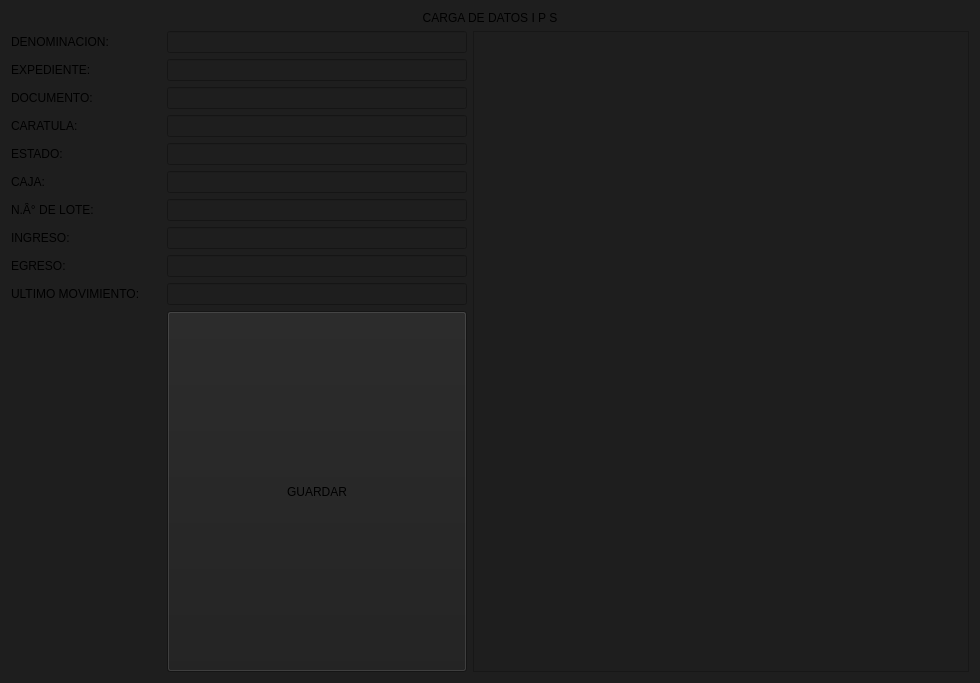
<?xml version="1.0" encoding="UTF-8"?>
<ui version="4.0">
 <class>Form_ips</class>
 <widget class="QWidget" name="Form_ips">
  <property name="geometry">
   <rect>
    <x>0</x>
    <y>0</y>
    <width>980</width>
    <height>683</height>
   </rect>
  </property>
  <property name="windowTitle">
   <string>Form</string>
  </property>
  <property name="styleSheet">
   <string notr="true">background-color: #1e1e1e;</string>
  </property>
  <layout class="QGridLayout" name="gridLayout">
   <item row="7" column="0">
    <widget class="QLabel" name="label_n_lote">
     <property name="sizePolicy">
      <sizepolicy hsizetype="Preferred" vsizetype="Fixed">
       <horstretch>0</horstretch>
       <verstretch>0</verstretch>
      </sizepolicy>
     </property>
     
     <property name="text">
      <string>N.Â° DE LOTE:</string>
     </property>
     <property name="alignment">
      <set>Qt::AlignmentFlag::AlignLeading|Qt::AlignmentFlag::AlignLeft|Qt::AlignmentFlag::AlignVCenter</set>
     </property>
    </widget>
   </item>
   <item row="3" column="0">
    <widget class="QLabel" name="label_documento">
     <property name="sizePolicy">
      <sizepolicy hsizetype="Preferred" vsizetype="Fixed">
       <horstretch>0</horstretch>
       <verstretch>0</verstretch>
      </sizepolicy>
     </property>
     
     <property name="text">
      <string>DOCUMENTO:</string>
     </property>
     <property name="alignment">
      <set>Qt::AlignmentFlag::AlignLeading|Qt::AlignmentFlag::AlignLeft|Qt::AlignmentFlag::AlignVCenter</set>
     </property>
    </widget>
   </item>
   <item row="6" column="1">
    <widget class="QLineEdit" name="line_caja">
     <property name="sizePolicy">
      <sizepolicy hsizetype="Preferred" vsizetype="Preferred">
       <horstretch>0</horstretch>
       <verstretch>0</verstretch>
      </sizepolicy>
     </property>
     <property name="minimumSize">
      <size>
       <width>300</width>
       <height>0</height>
      </size>
     </property>
     
     <property name="readOnly">
      <bool>false</bool>
     </property>
    </widget>
   </item>
   <item row="4" column="0">
    <widget class="QLabel" name="label_caratula">
     <property name="sizePolicy">
      <sizepolicy hsizetype="Preferred" vsizetype="Fixed">
       <horstretch>0</horstretch>
       <verstretch>0</verstretch>
      </sizepolicy>
     </property>
     
     <property name="text">
      <string>CARATULA:</string>
     </property>
     <property name="alignment">
      <set>Qt::AlignmentFlag::AlignLeading|Qt::AlignmentFlag::AlignLeft|Qt::AlignmentFlag::AlignVCenter</set>
     </property>
    </widget>
   </item>
   <item row="2" column="0">
    <widget class="QLabel" name="label_expediente">
     <property name="sizePolicy">
      <sizepolicy hsizetype="Preferred" vsizetype="Fixed">
       <horstretch>0</horstretch>
       <verstretch>0</verstretch>
      </sizepolicy>
     </property>
     
     <property name="text">
      <string>EXPEDIENTE:</string>
     </property>
     <property name="alignment">
      <set>Qt::AlignmentFlag::AlignLeading|Qt::AlignmentFlag::AlignLeft|Qt::AlignmentFlag::AlignVCenter</set>
     </property>
    </widget>
   </item>
   <item row="10" column="1">
    <widget class="QLineEdit" name="line_ult_mov">
     <property name="sizePolicy">
      <sizepolicy hsizetype="Preferred" vsizetype="Preferred">
       <horstretch>0</horstretch>
       <verstretch>0</verstretch>
      </sizepolicy>
     </property>
     <property name="minimumSize">
      <size>
       <width>300</width>
       <height>0</height>
      </size>
     </property>
     
     <property name="readOnly">
      <bool>false</bool>
     </property>
    </widget>
   </item>
   <item row="4" column="1">
    <widget class="QLineEdit" name="line_caratula">
     <property name="sizePolicy">
      <sizepolicy hsizetype="Preferred" vsizetype="Preferred">
       <horstretch>0</horstretch>
       <verstretch>0</verstretch>
      </sizepolicy>
     </property>
     <property name="minimumSize">
      <size>
       <width>300</width>
       <height>0</height>
      </size>
     </property>
     
     <property name="readOnly">
      <bool>false</bool>
     </property>
    </widget>
   </item>
   <item row="8" column="1">
    <widget class="QLineEdit" name="line_ingreso">
     <property name="sizePolicy">
      <sizepolicy hsizetype="Preferred" vsizetype="Preferred">
       <horstretch>0</horstretch>
       <verstretch>0</verstretch>
      </sizepolicy>
     </property>
     <property name="minimumSize">
      <size>
       <width>300</width>
       <height>0</height>
      </size>
     </property>
     
     <property name="readOnly">
      <bool>false</bool>
     </property>
    </widget>
   </item>
   <item row="7" column="1">
    <widget class="QLineEdit" name="line_n_lote">
     <property name="sizePolicy">
      <sizepolicy hsizetype="Preferred" vsizetype="Preferred">
       <horstretch>0</horstretch>
       <verstretch>0</verstretch>
      </sizepolicy>
     </property>
     
     <property name="readOnly">
      <bool>false</bool>
     </property>
    </widget>
   </item>
   <item row="1" column="0">
    <widget class="QLabel" name="label_denominacion">
     <property name="sizePolicy">
      <sizepolicy hsizetype="Preferred" vsizetype="Fixed">
       <horstretch>0</horstretch>
       <verstretch>0</verstretch>
      </sizepolicy>
     </property>
     <property name="minimumSize">
      <size>
       <width>150</width>
       <height>0</height>
      </size>
     </property>
     <property name="maximumSize">
      <size>
       <width>0</width>
       <height>16777215</height>
      </size>
     </property>
     
     <property name="text">
      <string>DENOMINACION:</string>
     </property>
     <property name="alignment">
      <set>Qt::AlignmentFlag::AlignLeading|Qt::AlignmentFlag::AlignLeft|Qt::AlignmentFlag::AlignVCenter</set>
     </property>
    </widget>
   </item>
   <item row="1" column="1">
    <widget class="QLineEdit" name="line_denominacion">
     <property name="sizePolicy">
      <sizepolicy hsizetype="Preferred" vsizetype="Preferred">
       <horstretch>0</horstretch>
       <verstretch>0</verstretch>
      </sizepolicy>
     </property>
     <property name="minimumSize">
      <size>
       <width>300</width>
       <height>0</height>
      </size>
     </property>
     
     <property name="readOnly">
      <bool>false</bool>
     </property>
    </widget>
   </item>
   <item row="10" column="0">
    <widget class="QLabel" name="label_ult_mov">
     <property name="sizePolicy">
      <sizepolicy hsizetype="Preferred" vsizetype="Fixed">
       <horstretch>0</horstretch>
       <verstretch>0</verstretch>
      </sizepolicy>
     </property>
     
     <property name="text">
      <string>ULTIMO MOVIMIENTO:</string>
     </property>
     <property name="alignment">
      <set>Qt::AlignmentFlag::AlignLeading|Qt::AlignmentFlag::AlignLeft|Qt::AlignmentFlag::AlignVCenter</set>
     </property>
    </widget>
   </item>
   <item row="5" column="1">
    <widget class="QLineEdit" name="line_estado">
     <property name="sizePolicy">
      <sizepolicy hsizetype="Preferred" vsizetype="Preferred">
       <horstretch>0</horstretch>
       <verstretch>0</verstretch>
      </sizepolicy>
     </property>
     <property name="minimumSize">
      <size>
       <width>300</width>
       <height>0</height>
      </size>
     </property>
     
     <property name="readOnly">
      <bool>false</bool>
     </property>
    </widget>
   </item>
   <item row="3" column="1">
    <widget class="QLineEdit" name="line_documento">
     <property name="sizePolicy">
      <sizepolicy hsizetype="Preferred" vsizetype="Preferred">
       <horstretch>0</horstretch>
       <verstretch>0</verstretch>
      </sizepolicy>
     </property>
     
     <property name="readOnly">
      <bool>false</bool>
     </property>
    </widget>
   </item>
   <item row="0" column="0" colspan="3">
    <widget class="QLabel" name="label">
     <property name="sizePolicy">
      <sizepolicy hsizetype="Preferred" vsizetype="Maximum">
       <horstretch>0</horstretch>
       <verstretch>0</verstretch>
      </sizepolicy>
     </property>
     <property name="text">
      <string>CARGA DE DATOS I P S</string>
     </property>
     <property name="alignment">
      <set>Qt::AlignmentFlag::AlignCenter</set>
     </property>
    </widget>
   </item>
   <item row="5" column="0">
    <widget class="QLabel" name="label_estado">
     <property name="sizePolicy">
      <sizepolicy hsizetype="Preferred" vsizetype="Fixed">
       <horstretch>0</horstretch>
       <verstretch>0</verstretch>
      </sizepolicy>
     </property>
     
     <property name="text">
      <string>ESTADO:</string>
     </property>
     <property name="alignment">
      <set>Qt::AlignmentFlag::AlignLeading|Qt::AlignmentFlag::AlignLeft|Qt::AlignmentFlag::AlignVCenter</set>
     </property>
    </widget>
   </item>
   <item row="8" column="0">
    <widget class="QLabel" name="label_ingreso">
     <property name="sizePolicy">
      <sizepolicy hsizetype="Preferred" vsizetype="Fixed">
       <horstretch>0</horstretch>
       <verstretch>0</verstretch>
      </sizepolicy>
     </property>
     
     <property name="text">
      <string>INGRESO:</string>
     </property>
     <property name="alignment">
      <set>Qt::AlignmentFlag::AlignLeading|Qt::AlignmentFlag::AlignLeft|Qt::AlignmentFlag::AlignVCenter</set>
     </property>
    </widget>
   </item>
   <item row="6" column="0">
    <widget class="QLabel" name="label_caja">
     <property name="sizePolicy">
      <sizepolicy hsizetype="Preferred" vsizetype="Fixed">
       <horstretch>0</horstretch>
       <verstretch>0</verstretch>
      </sizepolicy>
     </property>
     
     <property name="text">
      <string>CAJA:</string>
     </property>
     <property name="alignment">
      <set>Qt::AlignmentFlag::AlignLeading|Qt::AlignmentFlag::AlignLeft|Qt::AlignmentFlag::AlignVCenter</set>
     </property>
    </widget>
   </item>
   <item row="2" column="1">
    <widget class="QLineEdit" name="line_expediente">
     <property name="sizePolicy">
      <sizepolicy hsizetype="Preferred" vsizetype="Preferred">
       <horstretch>0</horstretch>
       <verstretch>0</verstretch>
      </sizepolicy>
     </property>
     <property name="minimumSize">
      <size>
       <width>300</width>
       <height>0</height>
      </size>
     </property>
     <property name="focusPolicy">
      <enum>Qt::FocusPolicy::StrongFocus</enum>
     </property>
     
     <property name="readOnly">
      <bool>false</bool>
     </property>
    </widget>
   </item>
   <item row="9" column="0">
    <widget class="QLabel" name="labe_egreso">
     <property name="sizePolicy">
      <sizepolicy hsizetype="Preferred" vsizetype="Fixed">
       <horstretch>0</horstretch>
       <verstretch>0</verstretch>
      </sizepolicy>
     </property>
     
     <property name="text">
      <string>EGRESO:</string>
     </property>
     <property name="alignment">
      <set>Qt::AlignmentFlag::AlignLeading|Qt::AlignmentFlag::AlignLeft|Qt::AlignmentFlag::AlignVCenter</set>
     </property>
    </widget>
   </item>
   <item row="9" column="1">
    <widget class="QLineEdit" name="line_egreso">
     <property name="sizePolicy">
      <sizepolicy hsizetype="Preferred" vsizetype="Preferred">
       <horstretch>0</horstretch>
       <verstretch>0</verstretch>
      </sizepolicy>
     </property>
     <property name="minimumSize">
      <size>
       <width>300</width>
       <height>0</height>
      </size>
     </property>
     
     <property name="readOnly">
      <bool>false</bool>
     </property>
    </widget>
   </item>
   <item row="11" column="1">
    <widget class="QPushButton" name="pushButton_guardar_carga_ips">
     <property name="sizePolicy">
      <sizepolicy hsizetype="Preferred" vsizetype="Preferred">
       <horstretch>0</horstretch>
       <verstretch>0</verstretch>
      </sizepolicy>
     </property>
     <property name="minimumSize">
      <size>
       <width>300</width>
       <height>0</height>
      </size>
     </property>
     <property name="cursor">
      <cursorShape>PointingHandCursor</cursorShape>
     </property>
     
     <property name="text">
      <string>GUARDAR</string>
     </property>
    </widget>
   </item>
   <item row="1" column="2" rowspan="11">
    <widget class="QTreeView" name="treeView_carga_ips">
     <property name="focusPolicy">
      <enum>Qt::FocusPolicy::NoFocus</enum>
     </property>
    </widget>
   </item>
  </layout>
 </widget>
 <tabstops>
  <tabstop>line_denominacion</tabstop>
  <tabstop>line_expediente</tabstop>
  <tabstop>line_documento</tabstop>
  <tabstop>line_caratula</tabstop>
  <tabstop>line_estado</tabstop>
  <tabstop>line_caja</tabstop>
  <tabstop>line_n_lote</tabstop>
  <tabstop>line_ingreso</tabstop>
  <tabstop>line_egreso</tabstop>
  <tabstop>line_ult_mov</tabstop>
  <tabstop>pushButton_guardar_carga_ips</tabstop>
 </tabstops>
 <resources>
  <include location="labels_png.qrc"/>
 </resources>
 <connections>
  <connection>
   <sender>line_denominacion</sender>
   <signal>returnPressed()</signal>
   <receiver>line_expediente</receiver>
   <slot>selectAll()</slot>
   <hints>
    <hint type="sourcelabel">
     <x>403</x>
     <y>111</y>
    </hint>
    <hint type="destinationlabel">
     <x>394</x>
     <y>162</y>
    </hint>
   </hints>
  </connection>
  <connection>
   <sender>line_expediente</sender>
   <signal>returnPressed()</signal>
   <receiver>line_documento</receiver>
   <slot>selectAll()</slot>
   <hints>
    <hint type="sourcelabel">
     <x>359</x>
     <y>163</y>
    </hint>
    <hint type="destinationlabel">
     <x>354</x>
     <y>216</y>
    </hint>
   </hints>
  </connection>
  <connection>
   <sender>line_documento</sender>
   <signal>returnPressed()</signal>
   <receiver>line_caratula</receiver>
   <slot>selectAll()</slot>
   <hints>
    <hint type="sourcelabel">
     <x>305</x>
     <y>214</y>
    </hint>
    <hint type="destinationlabel">
     <x>305</x>
     <y>259</y>
    </hint>
   </hints>
  </connection>
  <connection>
   <sender>line_caratula</sender>
   <signal>returnPressed()</signal>
   <receiver>line_estado</receiver>
   <slot>selectAll()</slot>
   <hints>
    <hint type="sourcelabel">
     <x>432</x>
     <y>273</y>
    </hint>
    <hint type="destinationlabel">
     <x>432</x>
     <y>324</y>
    </hint>
   </hints>
  </connection>
  <connection>
   <sender>line_estado</sender>
   <signal>returnPressed()</signal>
   <receiver>line_caja</receiver>
   <slot>selectAll()</slot>
   <hints>
    <hint type="sourcelabel">
     <x>343</x>
     <y>320</y>
    </hint>
    <hint type="destinationlabel">
     <x>341</x>
     <y>372</y>
    </hint>
   </hints>
  </connection>
  <connection>
   <sender>line_caja</sender>
   <signal>returnPressed()</signal>
   <receiver>line_n_lote</receiver>
   <slot>selectAll()</slot>
   <hints>
    <hint type="sourcelabel">
     <x>384</x>
     <y>374</y>
    </hint>
    <hint type="destinationlabel">
     <x>384</x>
     <y>411</y>
    </hint>
   </hints>
  </connection>
  <connection>
   <sender>line_n_lote</sender>
   <signal>returnPressed()</signal>
   <receiver>line_ingreso</receiver>
   <slot>selectAll()</slot>
   <hints>
    <hint type="sourcelabel">
     <x>424</x>
     <y>427</y>
    </hint>
    <hint type="destinationlabel">
     <x>422</x>
     <y>470</y>
    </hint>
   </hints>
  </connection>
  <connection>
   <sender>line_ingreso</sender>
   <signal>returnPressed()</signal>
   <receiver>line_egreso</receiver>
   <slot>selectAll()</slot>
   <hints>
    <hint type="sourcelabel">
     <x>283</x>
     <y>466</y>
    </hint>
    <hint type="destinationlabel">
     <x>283</x>
     <y>511</y>
    </hint>
   </hints>
  </connection>
  <connection>
   <sender>line_egreso</sender>
   <signal>returnPressed()</signal>
   <receiver>line_ult_mov</receiver>
   <slot>selectAll()</slot>
   <hints>
    <hint type="sourcelabel">
     <x>356</x>
     <y>518</y>
    </hint>
    <hint type="destinationlabel">
     <x>356</x>
     <y>573</y>
    </hint>
   </hints>
  </connection>
  <connection>
   <sender>line_ult_mov</sender>
   <signal>returnPressed()</signal>
   <receiver>pushButton_guardar_carga_ips</receiver>
   <slot>click()</slot>
   <hints>
    <hint type="sourcelabel">
     <x>414</x>
     <y>573</y>
    </hint>
    <hint type="destinationlabel">
     <x>407</x>
     <y>640</y>
    </hint>
   </hints>
  </connection>
  <connection>
   <sender>pushButton_guardar_carga_ips</sender>
   <signal>pressed()</signal>
   <receiver>line_denominacion</receiver>
   <slot>selectAll()</slot>
   <hints>
    <hint type="sourcelabel">
     <x>343</x>
     <y>629</y>
    </hint>
    <hint type="destinationlabel">
     <x>182</x>
     <y>98</y>
    </hint>
   </hints>
  </connection>
 </connections>
</ui>
